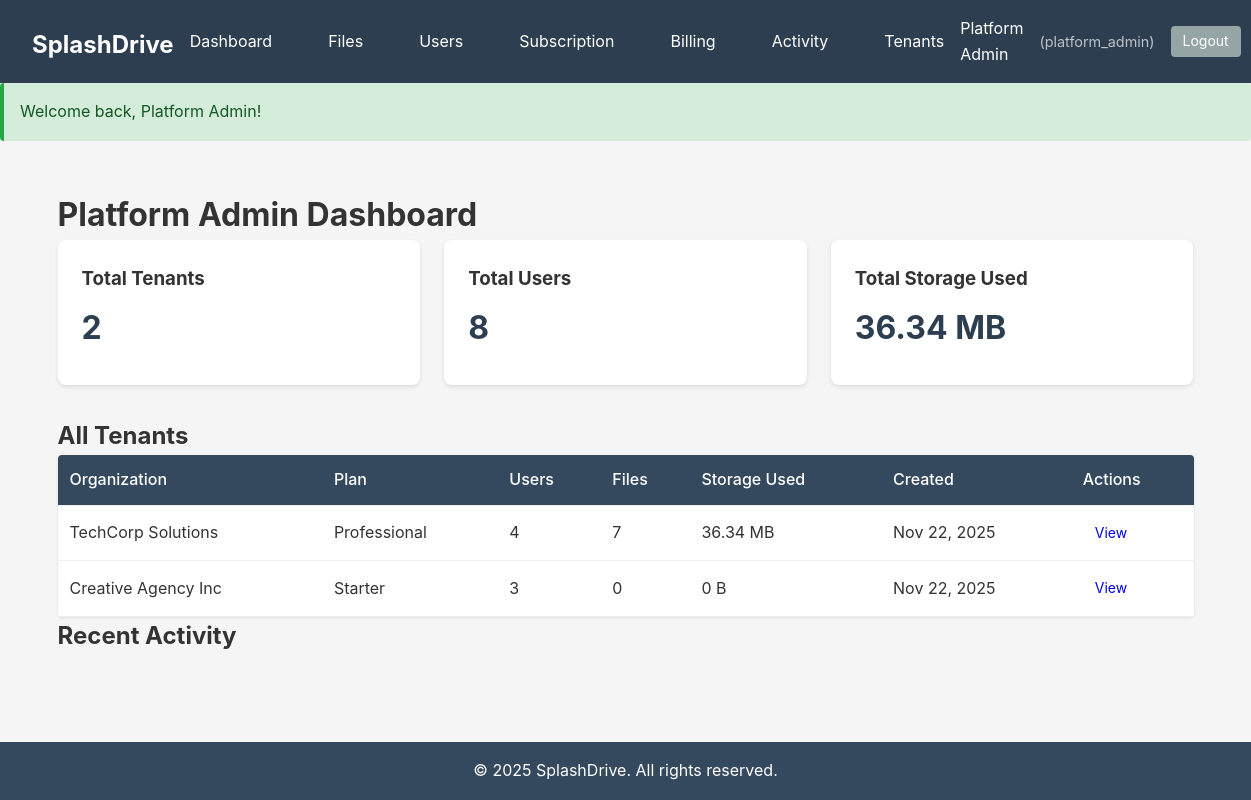
The app's page /dashboard (signed in) with its own data.
### tables this page shows
CREATE TABLE IF NOT EXISTS `tenants` (
  `id` INT UNSIGNED NOT NULL AUTO_INCREMENT,
  `name` VARCHAR(255) NOT NULL,
  `slug` VARCHAR(255) NOT NULL UNIQUE,
  `logo` VARCHAR(255) DEFAULT NULL,
  `address` TEXT DEFAULT NULL,
  `phone` VARCHAR(50) DEFAULT NULL,
  `email` VARCHAR(255) DEFAULT NULL,
  `website` VARCHAR(255) DEFAULT NULL,
  `status` ENUM('active', 'inactive', 'suspended') DEFAULT 'active',
  `created_at` TIMESTAMP DEFAULT CURRENT_TIMESTAMP,
  `updated_at` TIMESTAMP DEFAULT CURRENT_TIMESTAMP ON UPDATE CURRENT_TIMESTAMP,
  PRIMARY KEY (`id`),
  INDEX `idx_slug` (`slug`),
  INDEX `idx_status` (`status`)
);

### app/core/Router.php (called while the page is built, shortened)
<?php
class Router {
    private $routes = [];
    public function add($method, $path, $controller, $action) {
        $this->routes[] = [
            'method' => strtoupper($method),
            'path' => $path,
            'controller' => $controller,
            'action' => $action
        ];
    }
    public function match($url, $method = 'GET') {
        $url = parse_url($url, PHP_URL_PATH);
        foreach ($this->routes as $route) {
            if ($route['method'] !== strtoupper($method)) {
                continue;
            }
            $pattern = preg_replace('/\{([a-zA-Z0-9_]+)\}/', '(?P<$1>[a-zA-Z0-9_-]+)', $route['path']);
            $pattern = '#^' . $pattern . '$#';
            if (preg_match($pattern, $url, $matches)) {
                $params = [];
                return [
                    'controller' => $route['controller'],
                    'action' => $route['action'],
                    'params' => $params
                ];
            }
        }
        return false;
    }
    public function dispatch($url, $method = 'GET') {
        $route = $this->match($url, $method);
        $action = $route['action'];
        $this->params = $route['params'];
        $controller = new $controllerName();
        call_user_func_array([$controller, $action], $this->params);
    }
}

### public/index.php (called while the page is built, shortened)
<?php
require_once APP_PATH . '/core/Database.php';
require_once APP_PATH . '/core/Model.php';
require_once APP_PATH . '/core/Controller.php';
require_once APP_PATH . '/core/Router.php';
require_once APP_PATH . '/core/Uploader.php';
$router = new Router();
$router->add('GET', '/', 'HomeController', 'index');
$router->add('GET', '/auth/login', 'AuthController', 'login');
$router->add('POST', '/auth/login', 'AuthController', 'loginPost');
$router->add('GET', '/auth/register', 'AuthController', 'register');
$router->add('POST', '/auth/register', 'AuthController', 'registerPost');
$router->add('GET', '/auth/logout', 'AuthController', 'logout');
$router->add('GET', '/dashboard', 'DashboardController', 'index');
$router->add('GET', '/dashboard/admin', 'DashboardController', 'admin');
$router->add('GET', '/users', 'UserController', 'index');
$router->add('GET', '/users/create', 'UserController', 'create');
$router->add('POST', '/users/create', 'UserController', 'store');
$router->add('GET', '/users/edit/{id}', 'UserController', 'edit');
$router->add('POST', '/users/edit/{id}', 'UserController', 'update');
$router->add('POST', '/users/delete/{id}', 'UserController', 'delete');
$router->add('GET', '/tenants', 'TenantController', 'index');
$router->add('GET', '/tenants/create', 'TenantController', 'create');
$router->add('POST', '/tenants/create', 'TenantController', 'store');
$router->add('GET', '/tenants/edit/{id}', 'TenantController', 'edit');
$router->add('POST', '/tenants/edit/{id}', 'TenantController', 'update');
$router->add('GET', '/tenants/view/{id}', 'TenantController', 'view');
$router->add('GET', '/files', 'FileController', 'index');
$router->add('GET', '/files/folder/{id}', 'FileController', 'folder');
$router->add('POST', '/files/upload', 'FileController', 'upload');
$router->add('GET', '/files/download/{id}', 'FileController', 'download');
$router->add('POST', '/files/delete/{id}', 'FileController', 'delete');
$router->add('POST', '/files/move/{id}', 'FileController', 'move');
$router->add('POST', '/files/rename/{id}', 'FileController', 'rename');
$router->add('GET', '/files/search', 'FileController', 'search');
$router->add('GET', '/folders', 'FolderController', 'index');
$router->add('POST', '/folders/create', 'FolderController', 'create');
$router->add('POST', '/folders/delete/{id}', 'FolderController', 'delete');
$router->add('POST', '/folders/rename/{id}', 'FolderController', 'rename');
$router->add('POST', '/folders/move/{id}', 'FolderController', 'move');
$router->add('GET', '/trash', 'TrashController', 'index');
$router->add('POST', '/trash/restore/{type}/{id}', 'TrashController', 'restore');
$router->add('POST', '/trash/delete/{type}/{id}', 'TrashController', 'deletePermanently');
$router->add('POST', '/trash/empty', 'TrashController', 'empty');
$router->add('GET', '/share/{token}', 'ShareController', 'view');
$router->add('POST', '/share/create', 'ShareController', 'create');
$router->add('POST', '/share/delete/{id}', 'ShareController', 'delete');
$router->add('GET', '/shares', 'ShareController', 'index');
$router->add('GET', '/subscription', 'SubscriptionController', 'index');
$router->add('POST', '/subscription/change', 'SubscriptionController', 'change');
$router->add('GET', '/subscription/plans', 'SubscriptionController', 'plans');
$router->add('GET', '/billing', 'BillingController', 'index');
$router->add('GET', '/billing/invoices', 'BillingController', 'invoices');
$router->add('GET', '/billing/invoice/{id}', 'BillingController', 'invoice');
$router->add('POST', '/billing/pay/{id}', 'BillingController', 'pay');
$router->add('GET', '/activity', 'ActivityController', 'index');
$router->add('GET', '/activity/export', 'ActivityController', 'export');
$router->add('GET', '/api/files/list', 'ApiController', 'listFiles');
$router->add('POST', '/api/files/upload', 'ApiController', 'uploadFile');
$router->add('GET', '/api/folders/list', 'ApiController', 'listFolders');
$url = parse_url($_SERVER['REQUEST_URI'], PHP_URL_PATH);
$method = $_SERVER['REQUEST_METHOD'];
$router->dispatch($url, $method);

### app/core/Database.php (called while the page is built, shortened)
<?php
class Database {
    private static $instance = null;
    private $pdo;
    private function __construct() {
        $dsn = 'mysql:host=' . DB_HOST . ';port=' . DB_PORT . ';dbname=' . DB_NAME . ';charset=' . DB_CHARSET;
        $options = [
            PDO::ATTR_ERRMODE            => PDO::ERRMODE_EXCEPTION,
            PDO::ATTR_DEFAULT_FETCH_MODE => PDO::FETCH_ASSOC,
            PDO::ATTR_EMULATE_PREPARES   => false,
        ];
        try {
            $this->pdo = new PDO($dsn, DB_USER, DB_PASS, $options);
        } catch (PDOException $e) {
            die('Database connection failed: ' . $e->getMessage());
        }
    }
    public static function getInstance() {
        if (self::$instance === null) {
            self::$instance = new self();
        }
        return self::$instance;
    }
    public function getConnection() {
        return $this->pdo;
    }
    public function query($sql, $params = []) {
        try {
            $stmt = $this->pdo->prepare($sql);
            $stmt->execute($params);
            return $stmt;
        } catch (PDOException $e) {
            error_log('Database query error: ' . $e->getMessage());
            throw $e;
        }
    }
    public function fetch($sql, $params = []) {
        $stmt = $this->query($sql, $params);
        return $stmt->fetch();
    }
}

### app/core/Model.php (called while the page is built, shortened)
<?php
class Model {
    protected $db;
    protected $table;
    public function __construct() {
        $this->db = Database::getInstance();
    }
    public function count($conditions = []) {
        $sql = "SELECT COUNT(*) as count FROM {$this->table}";
        $params = [];
        $result = $this->db->fetch($sql, $params);
        return (int)$result['count'];
    }
    public function fetch($sql, $params = []) {
        return $this->db->fetch($sql, $params);
    }
}

### app/core/Uploader.php (called while the page is built, shortened)
<?php
class Uploader {
    public static function formatBytes($bytes, $precision = 2) {
        $units = ['B', 'KB', 'MB', 'GB', 'TB'];
        for ($i = 0; $bytes > 1024 && $i < count($units) - 1; $i++) {
            $bytes /= 1024;
        }
        return round($bytes, $precision) . ' ' . $units[$i];
    }
}

### app/models/Tenant.php (called while the page is built, shortened)
<?php
class Tenant extends Model {
    protected $table = 'tenants';
    public function getAllWithStats($limit = 50, $offset = 0) {
        $sql = "SELECT t.*,
                       sp.name as plan_name,
                       (SELECT COUNT(*) FROM users WHERE tenant_id = t.id) as user_count,
                       (SELECT COUNT(*) FROM files WHERE tenant_id = t.id AND is_deleted = 0) as file_count,
                       (SELECT COALESCE(SUM(file_size), 0) FROM files WHERE tenant_id = t.id AND is_deleted = 0) as storage_used
                FROM {$this->table} t
                LEFT JOIN tenant_subscriptions ts ON t.id = ts.tenant_id
                LEFT JOIN subscription_plans sp ON ts.plan_id = sp.id
                ORDER BY t.created_at DESC
                LIMIT :limit OFFSET :offset";
        $stmt = $this->db->getConnection()->prepare($sql);
        $stmt->bindValue(':limit', $limit, PDO::PARAM_INT);
        $stmt->bindValue(':offset', $offset, PDO::PARAM_INT);
        $stmt->execute();
        return $stmt->fetchAll();
    }
}

### app/views/dashboard/admin.php (the view, shortened to what this page needs)
<div class="admin-dashboard">
    <h1>Platform Admin Dashboard</h1>
    <div class="stats-grid">
        <div class="stat-card">
            <h3>Total Tenants</h3>
            <p class="stat-value"><?php echo number_format($totalTenants); ?></p>
        </div>
        <div class="stat-card">
            <h3>Total Users</h3>
            <p class="stat-value"><?php echo number_format($totalUsers); ?></p>
        </div>
        <div class="stat-card">
            <h3>Total Storage Used</h3>
            <p class="stat-value"><?php echo Uploader::formatBytes($totalStorage); ?></p>
        </div>
    </div>
    <div class="admin-section">
        <h2>All Tenants</h2>
        <table class="table">
            <thead>
                <tr>
                    <th>Organization</th>
                    <th>Plan</th>
                    <th>Users</th>
                    <th>Files</th>
                    <th>Storage Used</th>
                    <th>Created</th>
                    <th>Actions</th>
                </tr>
            </thead>
            <tbody>
                <?php foreach ($tenants as $tenant): ?>
                    <tr>
                        <td><?php echo htmlspecialchars($tenant['name']); ?></td>
                        <td><?php echo htmlspecialchars($tenant['plan_name'] ?? 'None'); ?></td>
                        <td><?php echo number_format($tenant['user_count']); ?></td>
                        <td><?php echo number_format($tenant['file_count']); ?></td>
                        <td><?php echo Uploader::formatBytes($tenant['storage_used']); ?></td>
                        <td><?php echo date('M d, Y', strtotime($tenant['created_at'])); ?></td>
                        <td>
                            <a href="/tenants/view/<?php echo $tenant['id']; ?>" class="btn btn-sm">View</a>
                        </td>
                    </tr>
                <?php endforeach; ?>
            </tbody>
        </table>
    </div>
    <div class="admin-section">
        <h2>Recent Activity</h2>
    </div>
</div>

### public/assets/css/style.css (style rules this page uses)
* { margin: 0; padding: 0; box-sizing: border-box; }
body { font-family: -apple-system, BlinkMacSystemFont, 'Segoe UI', Roboto, Oxygen, Ubuntu, Cantarell, sans-serif; line-height: 1.6; color: #333; background-color: #f5f5f5; }
.btn { display: inline-block; padding: 0.5rem 1rem; border: none; border-radius: 4px; cursor: pointer; text-decoration: none; font-size: 1rem; transition: all 0.3s; }
.btn-sm { padding: 0.25rem 0.75rem; font-size: 0.875rem; }
.table { width: 100%; border-collapse: collapse; background-color: white; border-radius: 4px; overflow: hidden; box-shadow: 0 1px 3px rgba(0,0,0,0.1); }
.table th, .table td { padding: 0.75rem; text-align: left; border-bottom: 1px solid #ecf0f1; }
.table th { background-color: #34495e; color: white; font-weight: 500; }
.stat-card { background-color: white; padding: 1.5rem; border-radius: 8px; box-shadow: 0 2px 4px rgba(0,0,0,0.1); }
.stat-value { font-size: 2rem; font-weight: bold; color: #2c3e50; margin: 0.5rem 0; }
.stats-grid { display: grid; grid-template-columns: repeat(auto-fit, minmax(250px, 1fr)); gap: 1.5rem; margin-bottom: 2rem; }

### records on screen
tenants: name "TechCorp Solutions", plan_name "Professional", user_count "4", file_count "7", storage_used "36.34 MB", created_at "Nov 22, 2025"
tenants: name "Creative Agency Inc", plan_name "Starter", user_count "3", file_count "0", storage_used "0 B", created_at "Nov 22, 2025"

### other values on screen
APP_NAME "SplashDrive"
Auth::user()['name'] "Platform Admin"
Auth::role() "platform_admin"
Session::getFlash('success') "Welcome back, Platform Admin!"
$totalTenants "2"
$totalUsers "8"
Uploader::formatBytes($totalStorage) "36.34 MB"
